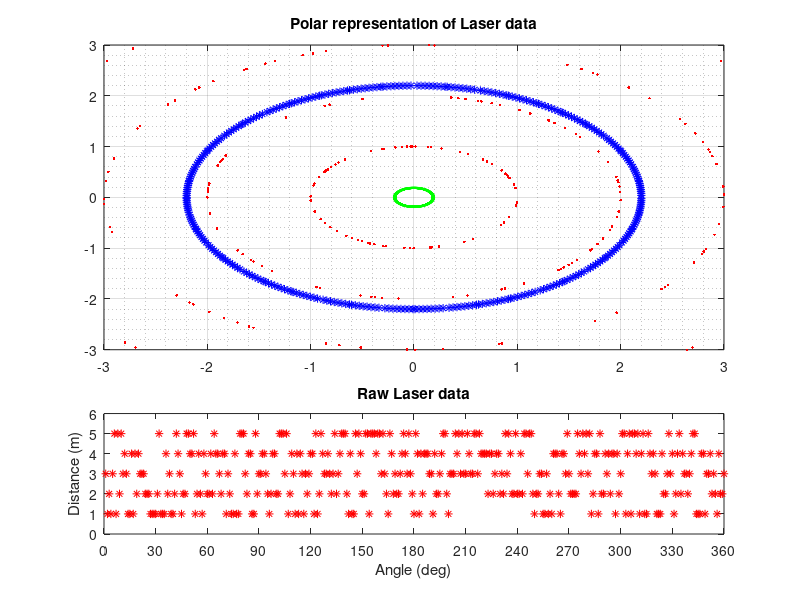

The MATLAB source for this figure:
%% Create laser plots
laserFig = figure(2);
clf;

%figure config
set(laserFig,'Resize','off',...
             'ToolBar','none',...
             'Menu','none',...
             'NumberTitle','off',...
             'Name','Laser Data',...
             'OuterPosition',[0,50,680,1020]);
         
% sub plots into a 3 tall 2 wide tiling of plots
laserFigPol= subplot(3,2,1:4);
laserFigCart = subplot(3,2,5:6);

%rho and r. r is a placeholder for the laser data.
r = randi(5,1,360);
rho = 1:360;

% polar plot config and plot call
plot(laserFigPol,r.*cos(rho),r.*sin(rho),'.r',0.2.*cos(rho),0.2.*sin(rho),'g',2.2.*cos(rho),2.2.*sin(rho), '*b');
title(laserFigPol,'Polar representation of Laser data');
axis(laserFigPol,[-3 3 -3 3]);
set(laserFigPol,'Box','on',...
                'XGrid','on',...
                'YGrid','on',...
                'MinorGridLineStyle','-',...
                'XminorGrid','on',...
                'YminorGrid','on',...
                'MinorGridLineStyle',':',...
                'XTick',[-6 -5 -4 -3 -2 -1 0 1 2 3 4 5 6],...
                'YTick',[-6 -5 -4 -3 -2 -1 0 1 2 3 4 5 6],...
                'Tag','laserFigPol');

% cartesian config and plot call
plot(laserFigCart,rho,r,'*r');
title(laserFigCart,'Raw Laser data');
axis(laserFigCart,[0 360 0 6]);
xlabel(laserFigCart,'Angle (deg)');
ylabel(laserFigCart,'Distance (m)');
set(laserFigCart,'Box','on',...
                 'XTick',[0 30 60 90 120 150 180 210 240 270 300 330 360],...
                 'Tag','laserFigCart');
